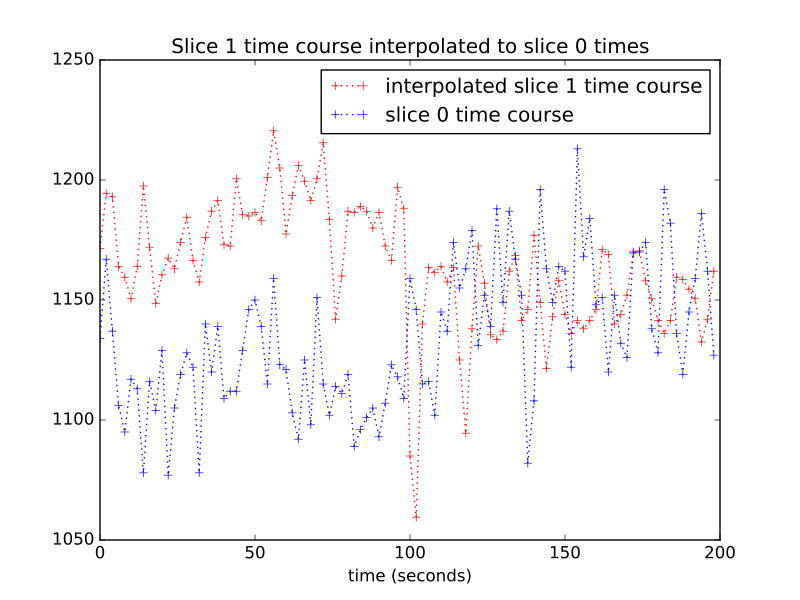

Python code for this plot:
# We plot the interpolated time course against the slice 0 times:

plt.plot(times_slice_0, interped_vals, 'r:+',
    label='interpolated slice 1 time course')
plt.plot(times_slice_0, time_course_slice_0, 'b:+',
    label='slice 0 time course')
plt.legend()
plt.title('Slice 1 time course interpolated to slice 0 times')
plt.xlabel('time (seconds)')  # doctest: +SKIP
